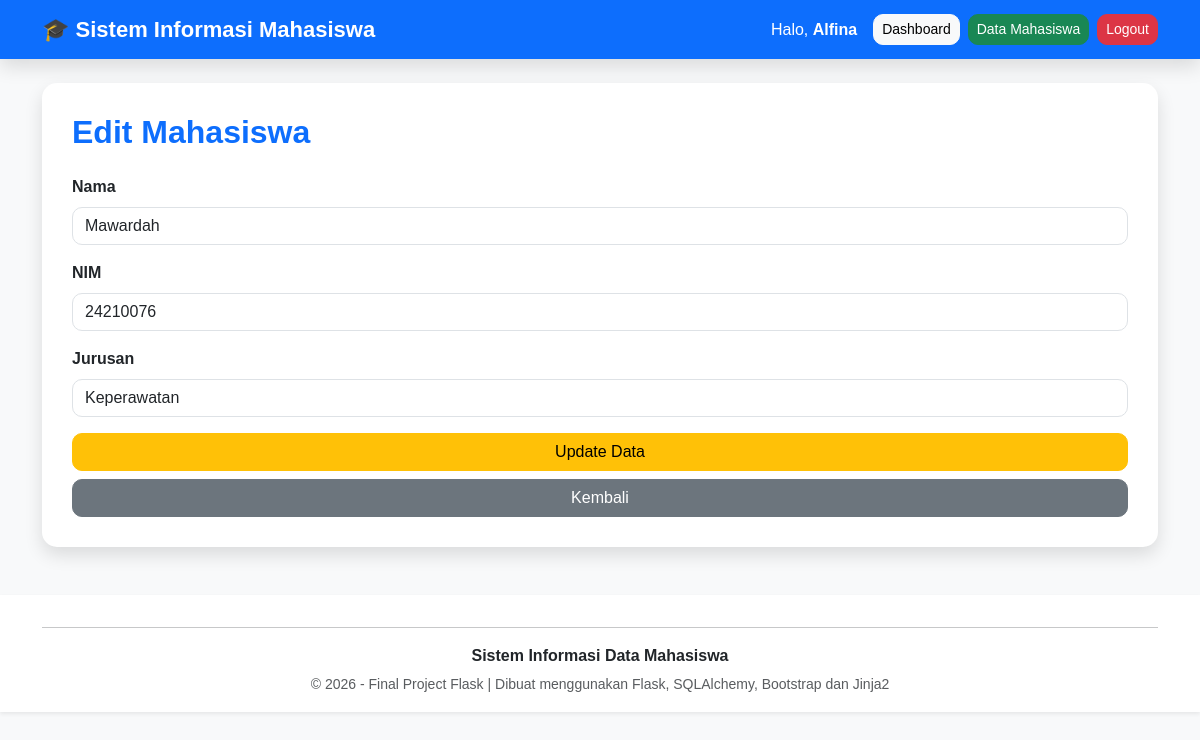
/edit/3 (signed in), run on the app's committed database.
### models.py (models this page shows)
class User(UserMixin, db.Model):
    __tablename__ = "users"
    id = db.Column(db.Integer, primary_key=True)
    username = db.Column(db.String(100), unique=True, nullable=False)
    password = db.Column(db.String(255), nullable=False)

class Mahasiswa(db.Model):
    __tablename__ = "mahasiswa"
    id = db.Column(db.Integer, primary_key=True)
    nama = db.Column(db.String(100), nullable=False)
    nim = db.Column(db.String(30), unique=True, nullable=False)
    jurusan = db.Column(db.String(100), nullable=False)

### app.py (the view, shortened to what this page needs)
@app.route("/edit/<int:id>", methods=["GET", "POST"])
@login_required
def edit(id):
    mahasiswa = Mahasiswa.query.get_or_404(id)
    return render_template(
        "edit.html",
        mahasiswa=mahasiswa
    )

### app.py (called while the page is built)
@login_manager.user_loader
def load_user(user_id):
    return User.query.get(int(user_id))

### templates/edit.html (shortened to what this page needs)
{% extends "base.html" %}
{% block content %}
<div class="card shadow">
    <div class="card-body">
        <h2 class="text-primary mb-4">
            Edit Mahasiswa
        </h2>
        <form method="POST">
            <div class="mb-3">
                <label class="form-label">
                    Nama
                </label>
                <input
                    type="text"
                    name="nama"
                    value="{{ mahasiswa.nama }}"
                    class="form-control"
                    required>
            </div>
            <div class="mb-3">
                <label class="form-label">
                    NIM
                </label>
                <input
                    type="text"
                    name="nim"
                    value="{{ mahasiswa.nim }}"
                    class="form-control"
                    required>
            </div>
            <div class="mb-3">
                <label class="form-label">
                    Jurusan
                </label>
                <input
                    type="text"
                    name="jurusan"
                    value="{{ mahasiswa.jurusan }}"
                    class="form-control"
                    required>
            </div>
            <button class="btn btn-warning w-100">
                Update Data
            </button>
            <a href="{{ url_for('mahasiswa') }}"
               class="btn btn-secondary w-100 mt-2">
                Kembali
            </a>
        </form>
    </div>
</div>
{% endblock %}

### templates/base.html (shortened to what this page needs)
<!DOCTYPE html>
<html lang="id">
<head>
    <link href="https://cdn.jsdelivr.net/npm/bootstrap@5.3.7/dist/css/bootstrap.min.css" rel="stylesheet">
    <link rel="stylesheet" href="{{ url_for('static', filename='css/style.css') }}">
</head>
<body class="bg-light">
<nav class="navbar navbar-expand-lg navbar-dark bg-primary shadow">
    <div class="container">
        <a class="navbar-brand fw-bold"
           href="{{ url_for('home') }}">
            🎓 Sistem Informasi Mahasiswa
        </a>
        {% if current_user.is_authenticated %}
        <div class="d-flex align-items-center">
            <span class="text-white me-3">
                Halo, <strong>{{ current_user.username }}</strong>
            </span>
            <a href="{{ url_for('home') }}"
               class="btn btn-light btn-sm me-2">
                Dashboard
            </a>
            <a href="{{ url_for('mahasiswa') }}"
               class="btn btn-success btn-sm me-2">
                Data Mahasiswa
            </a>
            <a href="{{ url_for('logout') }}"
               class="btn btn-danger btn-sm">
                Logout
            </a>
        </div>
        {% endif %}
    </div>
</nav>
<div class="container mt-4">
    {% block content %}
    {% endblock %}
</div>
<footer class="bg-white mt-5 shadow-sm">
    <div class="container text-center py-3">
        <hr>
        <p class="mb-1 fw-bold">
            Sistem Informasi Data Mahasiswa
        </p>
        <small class="text-muted">
            © 2026 - Final Project Flask | Dibuat menggunakan Flask, SQLAlchemy, Bootstrap dan Jinja2
        </small>
    </div>
</footer>
</body>
</html>

### templates/static/css/style.css (style rules this page uses)
body { background:#f4f6f9; font-family:Arial, Helvetica, sans-serif; }
.navbar { box-shadow:0 3px 10px rgba(0,0,0,.15); }
.navbar-brand { font-size:22px; font-weight:bold; }
.card { border:none; border-radius:15px; transition:.3s; }
.card-body { padding:30px; }
.btn { border-radius:10px; transition:.3s; }
.form-control { border-radius:10px; }
.form-label { font-weight:600; }
.shadow { box-shadow:0 8px 18px rgba(0,0,0,.12)!important; }
footer { background:#ffffff; }
footer p { margin-bottom:5px; font-weight:bold; }
h2 { font-weight:bold; }

### data on the page
User: username "Alfina"
Mahasiswa: nama "Mawardah", nim "24210076", jurusan "Keperawatan"
